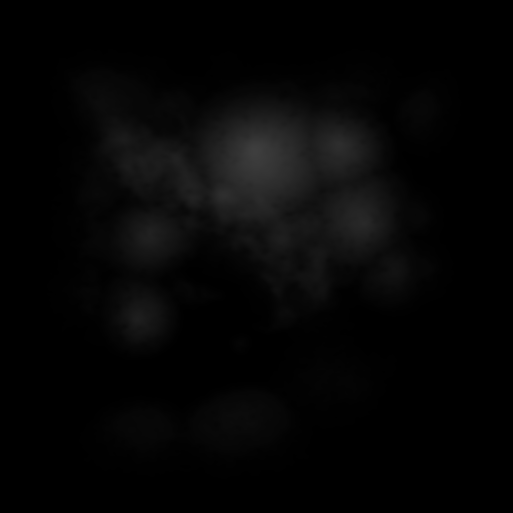
#> input picture Utils/Heightmap Analysis/img/hm_all/HM_0.png, 513 x 513 px, found by its file name; its folder holds only this picture in this run
$ jupyter execute --allow-errors heightmap_analysis.ipynb
#> lines starting #> are read from the running program, lines starting #| are printed output that depends on the picture; after the words box and inside, x2 and y2 are one past the last pixel; in counts of white or black regions, pixels touching at a corner belong together
# PCG Heightmap Analysis

This notebook will run an analyis of heightmaps generated procedurally for our Master Thesis.
The greyscale heightmaps will be imported, and thresholded into N segments based on a KMeans analysis of the image.
Each segment will have it's fractal dimension (Minkowski–Bouligand dimension) measured using the Box Counting method
The N dimensions for each image will then be plotted in 2 dimensions for visual analysis using PCA

[cell 1]
import cv2
import numpy as np
import matplotlib.pyplot as plt
import matplotlib.image as mpimg
from mpl_toolkits.mplot3d import Axes3D
import sklearn
from sklearn.cluster import KMeans
import os
from os import listdir

[cell 2]
path = "img\hm_all"
suffix = ".png"
print(f'Looking for files ending in: {suffix} in directory : {path}\n')

paths = ["img\hm_all", "img\hm_ds", "img\hm_v", "img\hm_p"]

files = []
labels = []
label = 0
#> (the rest of this cell did not finish here and is left out)

[cell 3]
#print (labels)

## Display sample heightmap image

[cell 4]
img = cv2.imread(path + '\\' + files[0])
#> img is the input picture: shape (513, 513, 3); min 0, max 62, mean 5.3
plt.imshow(img)
plt.xticks([]), plt.yticks([])  # to hide tick values on X and Y axis
plt.show()

[cell 5]
norm_img = np.zeros((img.shape[0],img.shape[1]))
final_img = cv2.normalize(img,  norm_img, 0, 255, cv2.NORM_MINMAX)
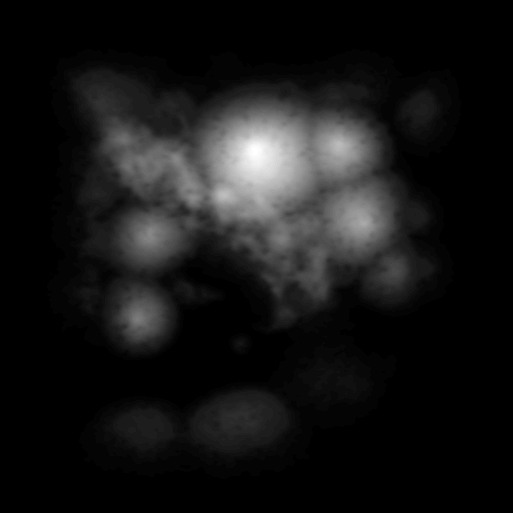
#> final_img: shape (513, 513, 3); min 0, max 255, mean 21.8
plt.imshow(final_img)
plt.xticks([]), plt.yticks([])  # to hide tick values on X and Y axis
plt.show()

## KMeans clustering of heightmaps

```One of the most commonly used clustering algorithms is k-means. Here, the k represents the number of clusters (not to be confused with k-nearest neighbor). Let’s understand how k-means works:

First, randomly select k initial clusters

Randomly assign each data point to any one of the k clusters

Calculate the centers of these clusters

Calculate the distance of all the points from the center of each cluster

Depending on this distance, the points are reassigned to the nearest cluster

Calculate the center of the newly formed clusters

Finally, repeat steps (4), (5) and (6) until either the center of the clusters does not change or we reach the set number of iterations

The key advantage of using k-means algorithm is that it is simple and easy to understand. We are assigning the points to the clusters which are closest to them.```

from https://www.analyticsvidhya.com/blog/2019/04/introduction-image-segmentation-techniques-python/

### Prepare data for processing
- Read the files from disc as images.
- Store the images in an array
- Reshape the images from 3D arrays of (x, y, channels) to 2D arrays of (x*y, channels)

[cell 6]
image_data = []

for f in files:
    original = cv2.imread(path + '\\' + f, 0)
#> original: shape (513, 513); min 0, max 62, mean 5.3
    reshaped = original.reshape(img.shape[0]*img.shape[1], 1)
    image_data.append([original, reshaped])

print('original shape: ' + str(image_data[0][0].shape))
#| original shape: (513, 513)
print('new shape: ' + str(image_data[0][1].shape))
#| new shape: (263169, 1)

# Perform KMeans clustering

Use the KMeans clustering algorithm to determine height bands in the heightmaps
- Return an array of the cluster centers (i.e. the values of the different height bands) sorted from lowest to highest
- Also return a segmented image to visualise these values

[cell 7]
def get_kmeans_clusters(image_data, k):
    kmeans = KMeans(n_clusters=k, random_state=0).fit(image_data[1])     # perform KMeans clustering on reshaped image
    mean_values = kmeans.cluster_centers_.T[0]                           # return the values of the cluster centers
    mean_values = np.sort(mean_values, axis=None)                        # sort the means from low to hight
    pic2show = kmeans.cluster_centers_[kmeans.labels_]                   # generate a segmented image

    # reshape the segmented image to a 2D array
    # divide by 255 to remap from uint8 (0-255) to float64 (0-1)
    cluster_pic = (pic2show.reshape(image_data[0].shape[0], image_data[0].shape[1]))/255

    return mean_values, cluster_pic                                      # return the cluster centers (means) and the segmented image

[cell 8]
import time
image_cluster_data = []
time_start = time.time()


for data in image_data:
    image_cluster_data.append(get_kmeans_clusters(data, 6))
#> this loop made 1 pass
#> mean_values in get_kmeans_clusters on pass 1: [0.297, 5.59, 13.37, 22.07, 32.87, 47.93]
#> pass 1, in get_kmeans_clusters, `cluster_pic = (pic2show.reshape(image_data[0].shape[0], image_data[0]...`:
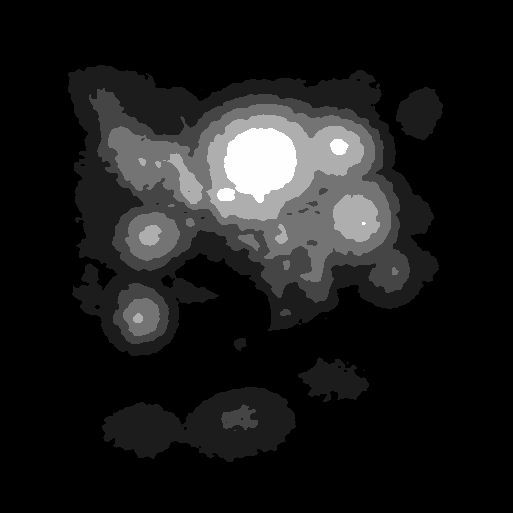
#> cluster_pic: shape (513, 513) float64; min 0.00116, max 0.188, mean 0.0208; drawn with min black and max white
#> after the loop, image_cluster_data = 1 item

print('k-Means done! Time elapsed: ' + str(time.time()-time_start) + ' seconds')

#### Display Segmented Images

These images are the result of sementing the heightmap using KMeans. They should be somewhat remeniscent of topological maps.

[cell 9]
#for data in image_cluster_data:

plt.figure()
plt.imshow(image_cluster_data[0][1]) # image_cluster_data[0] is the cluster centers, image_cluster_data[1] is the segmented image
plt.xticks([]), plt.yticks([])  # to hide tick values on X and Y axis
plt.show()

[cell 10]
# Each image should have an array of binary images
binary_images = []
def split_image_clusters(img, mean_values):
    binary_images = []
    for i in range (0, len(mean_values)):
        ret,thresh = cv2.threshold(img,mean_values[i],255,cv2.THRESH_BINARY)
        #img_c = cv2.Canny(thresh, mean_values[i] - 0.01, mean_values[i] + 0.01)
        float_thresh = thresh/255
        binary_images.append(float_thresh)
    return binary_images

[cell 11]
for i in range(len(image_data)):
    binary_images.append(split_image_clusters(image_data[i][0], image_cluster_data[i][0]))
#> this loop made 1 pass
#> after the loop, binary_images = 1 item

[cell 12]
for i in range(0, len(binary_images[0])):
    plt.imshow(binary_images[0][i])#.astype(np.uint8)) # Otherwise it caps at 1
    plt.title(str(image_cluster_data[0][0][i])) #[source][data_type][binary_image]
    plt.xticks([]), plt.yticks([])  # to hide tick values on X and Y axis
    plt.show()
#> this loop made 6 passes
#> pass 1, `plt.show()`:
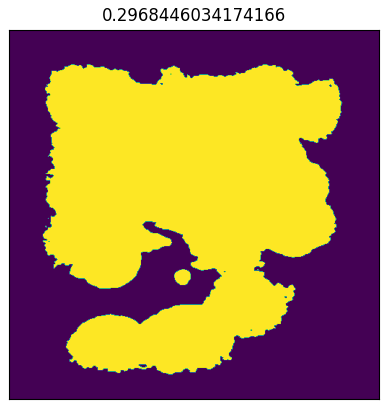
#> figure drawn by matplotlib, 1 panel

[cell 13]
print(binary_images[0][0].shape)
#| (513, 513)

[cell 14]
def box_count(Z, k):
    ''''''
    S = np.add.reduceat(
        np.add.reduceat(Z, np.arange(0, Z.shape[0], k), axis=0),
                           np.arange(0, Z.shape[1], k), axis=1)
    return len(np.where((S > 0) & (S < k*k))[0])

[cell 15]
test = np.array([
    [0, 0, 255, 0, 255, 255],
    [0, 1, 1, 0, 1, 1],
    [0, 1, 1, 0, 1, 0],
    [0, 1, 1, 1, 1, 0],
    [0, 0, 1, 1, 1, 0],
    [0, 0, 0, 0, 1, 0],
])
print(box_count(test, 2))
print(box_count(test, 3))
print (box_count(binary_images[0][0], 2))
#> call 3 of box_count, with k = 2
#> in box_count (call 3), `S = np.add.reduceat( np.add.reduceat(Z, np.arange(0, Z.shape[0], k), a..`:
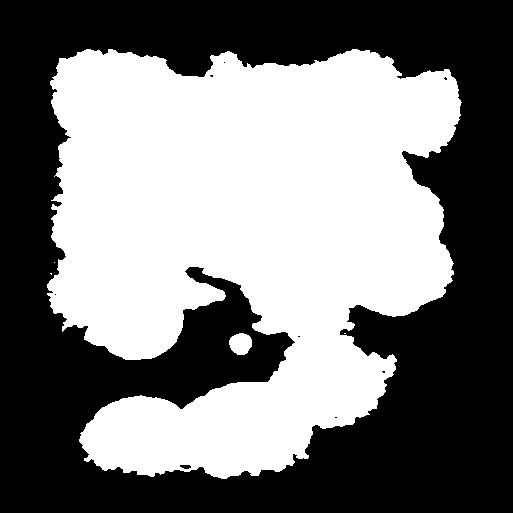
#> Z: shape (513, 513) float64; values 0 (black) and 1 (white), 48.2% white; 5 white regions (3 under 20 px), largest, box (x1, y1, x2, y2) and area: (47, 49, 462, 479) 126464, (229, 333, 252, 355) 394
#| 896
#print(((binary_images[0])/255)[257][256])

[cell 16]
scale_factors = [2, 4, 8, 16, 32]
#> scale_factors = [2, 4, 8, 16, 32]
N = []

for s in scale_factors:
    N.append(box_count(binary_images[0][0], s*2))
#> this loop made 5 passes
#> s on passes 1 to 5: 2, 4, 8, 16, 32
#> pass 1, in box_count (call 4), `S = np.add.reduceat( np.add.reduceat(Z, np.arange(0, Z.shape[0], k), a..`:
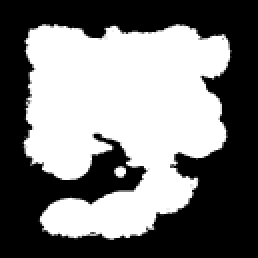
#> S: shape (129, 129) float64 (shown 2 times larger); min 0, max 16, mean 7.62; drawn with min black and max white
#> after the loop, N = [668, 371, 174, 90, 46]

print(N)
#| [668, 371, 174, 90, 46]

[cell 17]
plt.scatter(scale_factors, N)
plt.ylabel('N')
plt.xlabel('S')

plt.show
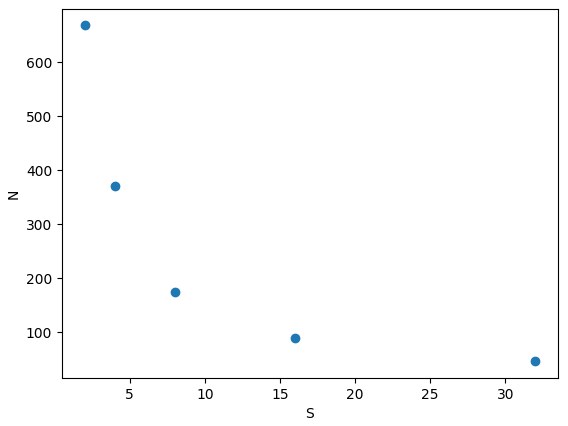
#> figure drawn by matplotlib, 1 panel

[cell 18]
from numpy.polynomial.polynomial import polyfit

constant, slope = polyfit(np.log(scale_factors), np.log(N), 1)
#> constant = 7.21; slope = -0.976

def plot_data_with_polynomial(N, constant, slope, axis):
    axis.plot(np.log(scale_factors), np.log(N), '.')
    axis.plot(np.log(scale_factors), constant + slope * np.log(scale_factors), '-')
    axis.ylabel('log(N)')
    axis.xlabel('log(S)')

plot_data_with_polynomial(N, constant, slope, plt)
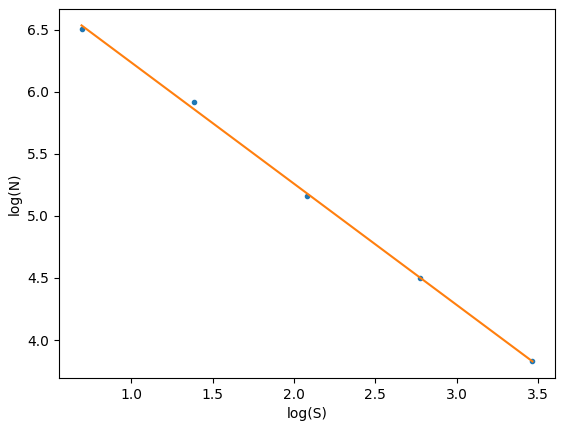
#> figure drawn by matplotlib, 1 panel

[cell 19]
def fractal_dimension(img, scale_factors):
    '''Using the box counting method, FD is the slope of the best fit line on the plot of the log log plot of the number of boxes and the size of boxes'''
    N = []
    for s in scale_factors:
        N.append(box_count(img, s*2))

    constant, slope = polyfit(np.log(scale_factors), np.log(N), 1)

    return [N, constant, slope]

[cell 20]
plot_data = []
data = []
for i in range (len(binary_images)):
    FD = []
    for img in binary_images[i]:
        N, constant, slope = fractal_dimension(img, scale_factors)
        FD.append(slope)
        plot_data.append([N, constant, slope])
    data.append(FD)
#> this loop made 1 pass
#> pass 1, in box_count (call 19), `S = np.add.reduceat( np.add.reduceat(Z, np.arange(0, Z.shape[0], k), a..`:
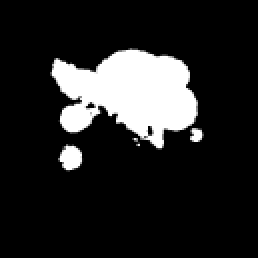
#> S: shape (129, 129) float64 (shown 2 times larger); min 0, max 16, mean 2.32; drawn with min black and max white
#> after the loop:
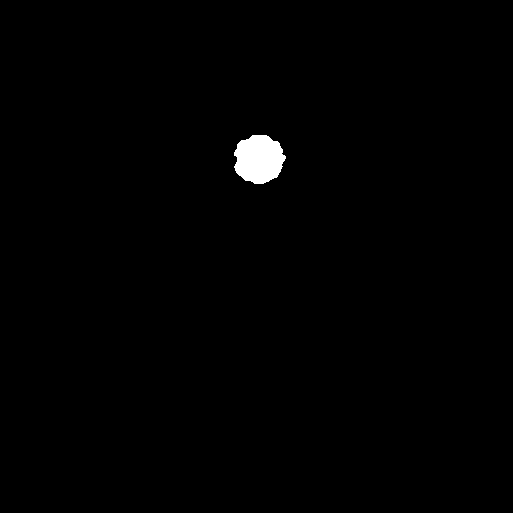
#> img: shape (513, 513) float64; values 0 (black) and 1 (white), 0.74% white; 1 white region, box (x1, y1, x2, y2) and area: (234, 135, 286, 184) 1935
#> after the loop, data = [[-0.976, -1.06, -0.993, -1.08, -0.982, -1.09]]; plot_data = [[[668, 371, 174, 90, 46], 7.21, -0.976], [[507, 291, 143, 71, 26], 7.08, -1.06], [[362, 201, 97, 47, 24], 6.62, -0.993], [[312, 174, 87, 37, 16], 6.6, -1.08], [[155, 90, 47, 24, 10], 5.82, -0.982], [[38, 21, 11, 4, 2], 4.5, -1.09]]

[cell 21]
for pd in plot_data:
    plot_data_with_polynomial(pd[0], pd[1], pd[2], plt)
#> this loop made 6 passes
#> pd on passes 1 to 6: [[668, 371, 174, 90, 46], 7.21, -0.976], [[507, 291, 143, 71, 26], 7.08, -1.06], [[362, 201, 97, 47, 24], 6.62, -0.993], [[312, 174, 87, 37, 16], 6.6, -1.08], [[155, 90, 47, 24, 10], 5.82, -0.982], [[38, 21, 11, 4, 2], 4.5, -1.09]
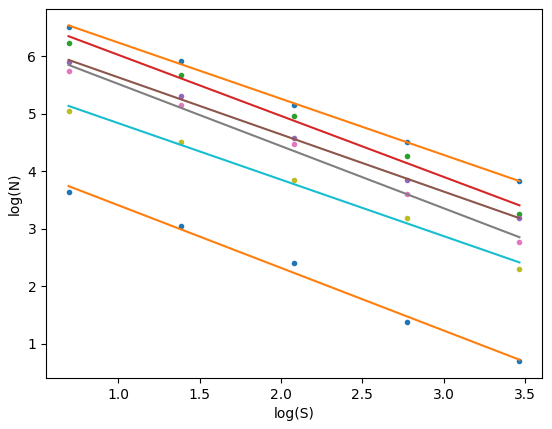
#> figure drawn by matplotlib, 1 panel
